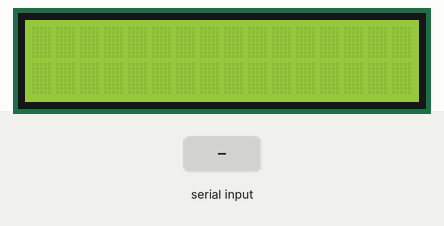
This sketch was run on a simulated ESP32. Parts: 16×2 character LCD. The test bench sets the inputs (shaded band). What the sketch prints to the serial monitor is not drawn.

Above: at 1.2 s.
1.3 s: "1" received over the second serial link
At 1.7 s:
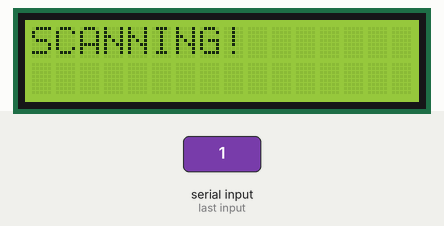
At 4.1 s:
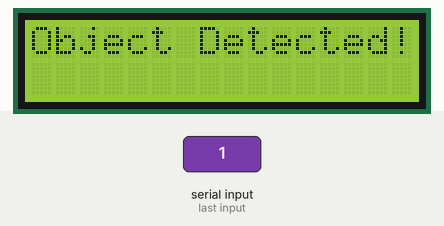
10.3 s: "0" received over the second serial link
At 13.2 s:
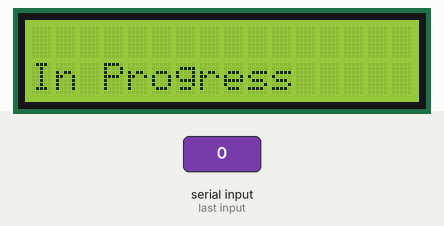
Timing chart, 0 to 14.7 s (numbered marks = the images above; inputs shaded):
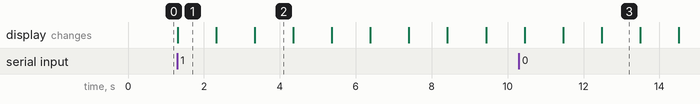

The sketch:

Project_ESP_Main.ino
```cpp
#include <LiquidCrystal_I2C.h>
#include <Arduino.h>

#define RXD2 16
#define TXD2 17
// set the LCD number of columns and rows
int lcdColumns = 16;
int lcdRows = 2;
LiquidCrystal_I2C lcd(0x27, lcdColumns, lcdRows);

void setup() {
  // Note the format for setting a serial port is as follows: Serial2.begin(baud-rate, protocol, RX pin, TX pin);
  Serial.begin(115200);
  //Serial1.begin(9600, SERIAL_8N1, RXD2, TXD2);
  Serial2.begin(9600, SERIAL_8N1, RXD2, TXD2);
  Serial.println("Serial Txd is on pin: "+String(TX));
  Serial.println("Serial Rxd is on pin: "+String(RX));
  //LCD init
 lcd.init();
 //turn on LCD backlight
 lcd.backlight();
}

void loop() { //Choose Serial1 or Serial2 as required
  while (Serial2.available()) {
    //Serial.print(char(Serial2.read()));
    char test;
    test = Serial2.read();
    Serial.print(test);
    //fscan
    if (test = 1){
      // Set the cursor to (0,0) Column Line
  lcd.setCursor(0, 0);
  // print message
  lcd.print("SCANNING!");
  delay(1000);
  // clears the display to print new message
  lcd.clear();
  // Set the cursor to (0,1) Column Line
  lcd.setCursor(0,1);
  lcd.print("In Progress");
  delay(1000);
  lcd.clear();
    }
    //rscan
  if (test = 2){
        // Set the cursor to (0,0) Column Line
  lcd.setCursor(0, 0);
  // print message
  lcd.print("Object Detected!");
  delay(1000);
  // clears the display to print new message
  //lcd.clear();
  // Set the cursor to (0,1) Column Line
  lcd.setCursor(0,1);
  lcd.print("Clear Scan Area");
  delay(1000);
  lcd.clear();
    }
//stop
  if (test = 3){
          // Set the cursor to (0,0) Column Line
  lcd.setCursor(0, 0);
  // print message
  lcd.print("Normal Stop");
  delay(1000);
  // clears the display to print new message
  //lcd.clear();
 // Set the cursor to (0,1) Column Line
  lcd.setCursor(0,1);
  lcd.print("Clear Scan Area");
  delay(1000);
  lcd.clear();
    }
    //estop
  if (test = 4){
          // Set the cursor to (0,0) Column Line
  lcd.setCursor(0, 0);
  // print message
  lcd.print("Emergency Stop!");
  delay(1000);
  // clears the display to print new message
  //lcd.clear();
  // Set the cursor to (0,1) Column Line
  lcd.setCursor(0,1);
  lcd.print("Clear Scan Area");
  delay(1000);
  lcd.clear();
    }
    //Ultrasonic
    if (test = 5){
          // Set the cursor to (0,0) Column Line
  lcd.setCursor(0, 0);
  // print message
  lcd.print("Object Detected!");
  delay(1000);
  // clears the display to print new message
  //lcd.clear();
  // Set the cursor to (0,1) Column Line
  lcd.setCursor(0,1);
  lcd.print("Clear Scan Area");
  delay(1000);
  lcd.clear();
    }
    }
  }
```

Measured:
- after the input at 1.3 s, the display: changes at once (image 1)
- after the input at 10.3 s, the display: first differs from a run without the input after 1.2 s (image 3 shows a later state)
- what the display in image 1 shows lasts 1.0 s, from 1.3 s to 2.3 s
